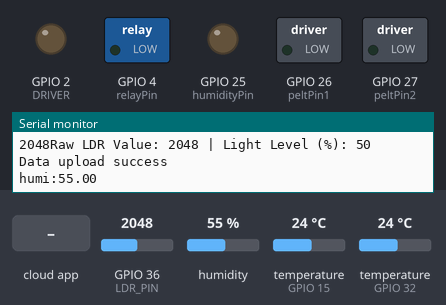
The sketch below on a simulated ESP32. Shown: switched loads named in the sketch (green lamp = pin HIGH), output pins drawn as LEDs (lit = HIGH), the last lines printed to the serial monitor. The test bench sets the inputs (shaded band); at power-on: temperature (sensors on GPIO 32, GPIO 15) 24 °C, GPIO 36 (LDR_PIN) = 2048, humidity 55 %. WiFi joins after 1.5 s; servers stay silent unless stated.

Above: at 2.8 s.
2.9 s: the phone or cloud app sets atomizer to 1
At 3.4 s:
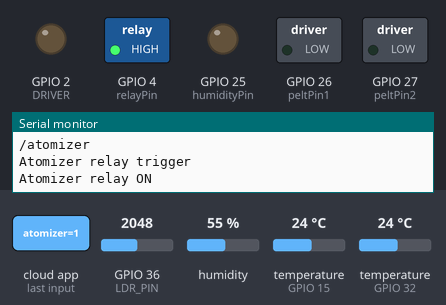
4.4 s: the phone or cloud app sets light to 1
At 5.6 s:
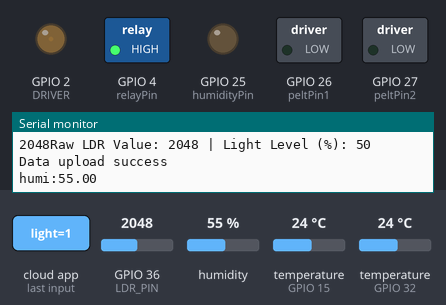
5.9 s: the phone or cloud app sets humidity to 1
At 6.9 s:
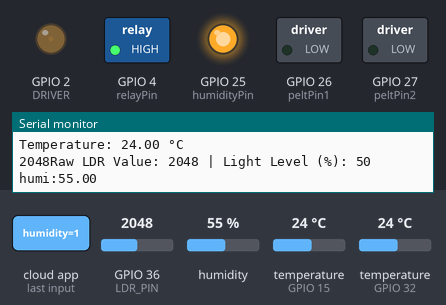
7.4 s: the phone or cloud app sets pelter to 1
At 8.0 s:
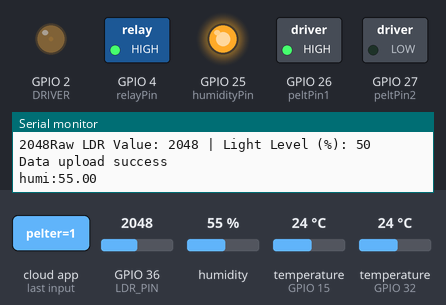
9.0 s: the phone or cloud app sets automatic to 1
At 10.4 s:
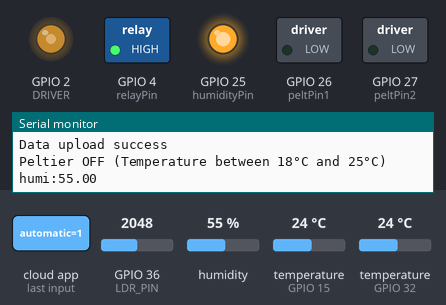
10.7 s: temperature (sensor on GPIO 32) set to 19 °C
12.2 s: temperature (sensor on GPIO 32) set to 16 °C
At 13.3 s:
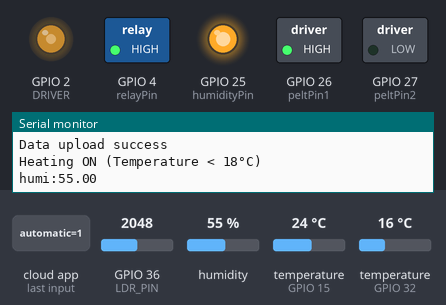
Timing chart, 0 to 15.2 s (numbered marks = the images above; inputs shaded):
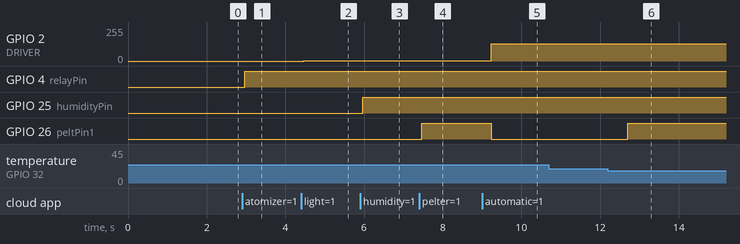

Measured:
- the behaviour switches between 18 and 17 °C on temperature (sensor on GPIO 32) (found by bisection; images 5 and 6)
- after the input at 2.9 s, GPIO 4 (relayPin): LOW → HIGH after 0.07 s
- after the input at 4.4 s, GPIO 2 (DRIVER): 0/255 → 1/255 after 0.07 s
- after the input at 5.9 s, GPIO 25 (humidityPin): LOW → HIGH after 0.07 s
- after the input at 7.4 s, GPIO 26 (peltPin1): LOW → HIGH after 0.07 s
- after the input at 9.0 s, GPIO 2 (DRIVER): 1/255 → 128/255 after 0.23 s; GPIO 26 (peltPin1): HIGH → LOW after 0.23 s
- after the input at 12.2 s, GPIO 26 (peltPin1): LOW → HIGH after 0.51 s

The sketch:

esp.ino
```cpp
#include <Arduino.h>
#include <WiFi.h>
#include <FirebaseESP32.h>
#include <addons/TokenHelper.h>
#include <addons/RTDBHelper.h>
#include <DFRobot_DHT11.h>
#include <OneWire.h>
#include <DallasTemperature.h>

#define WIFI_SSID "Autobonics_4G"
#define WIFI_PASSWORD "autobonics@27"
#define API_KEY "AIzaSyBDDbroHrarzRo0IBZx-aMlppXWDiV57IE"              // Add API key here
#define DATABASE_URL "https://kart-d23e9-default-rtdb.firebaseio.com"         // Add database URL here
#define USER_EMAIL "device@gmail.com"
#define USER_PASSWORD "12345678"

#define DHT11_PIN 15
#define LDR_PIN 36
#define relayPin 4
#define DRIVER 2       //For connecting LED
#define oneWireBus 32   //Temperature
#define humidityPin 25
#define peltPin1 26      //Different mode pins
#define peltPin2 27     //Different mode pins


// Firebase objects
FirebaseData fbdo;
FirebaseAuth auth;
FirebaseConfig config;
FirebaseData stream;


//Humidity
DFRobot_DHT11 DHT;

//temperature
// Create a OneWire instance
OneWire oneWire(oneWireBus);
// Pass the OneWire instance to DallasTemperature
DallasTemperature tempSensor(&oneWire);


String uid;
String path;

//

//DHT11
float humidity = 0;
float temperature = 0;

//LDR VALUE
int lightLevel = 0;
int ldrValue = 0;
int value = 0;

//mode
int modeValue = 0;

//Realy - atomizer
bool relayState = false;       // Current state of the relay
unsigned long timer = 0;       // Keeps track of time
int onTime = 60000;            // Relay ON time in milliseconds (60 seconds)
int offTime = 180000;          // Relay OFF time in milliseconds (240 seconds)

float minTemperature = 18;
float maxTemperature = 25;

//automatic
bool automaticStatus = false;

// void streamCallback(StreamData data) {
//   Serial.println("NEW DATA!");

//   String p = data.dataPath();
//   Serial.println(p);
//   printResult(data);  // see addons/RTDBHelper.h

//   FirebaseJson json = data.jsonObject();
//   FirebaseJsonData atomizer;
//   FirebaseJsonData automatic;
//   FirebaseJsonData humidity;
//   FirebaseJsonData light;
//   FirebaseJsonData pelter;
//   FirebaseJsonData mode;

//   // Check if the "data" field contains a boolean value
//   json.get(atomizer, "atomizer");
//   json.get(automatic, "automatic");
//   json.get(humidity, "humidity");
//   json.get(light, "light");
//   json.get(pelter, "pelter");
//   json.get(mode, "mode");

// if (mode.success){
//   modeValue =  mode.to<int>();
// }

//  if (pelter.success) {
//     bool pelterValue= pelter.to<bool>();
//     if (pelterValue) {
//       peltierON(); // Turn relay ON
//     } else {
//       peltierOFF(); // Turn relay OFF
//     }
//   }


//   if (light.success) {
//     int lightValue= light.to<int>();
//     controlLight(lightValue);
//   }


//   if (humidity.success) {
//     bool humidityValue= humidity.to<bool>();
//     if (humidityValue) {
//       digitalWrite(humidityPin, HIGH); // Turn relay ON
//       Serial.println("DC FAN ON");
//     } else {
//       digitalWrite(humidityPin, LOW); // Turn relay OFF
//       Serial.println("DC FAN OFF");
//     }
//   }


//   if (atomizer.success) {
//     Serial.println("Atomizer relay triger");
//     bool atomizerValue = atomizer.to<bool>();
//     if (atomizerValue) {
//       digitalWrite(relayPin, HIGH); // Turn relay ON
//       Serial.println("Atomizer relay ON");
//     } else {
//       digitalWrite(relayPin, LOW); // Turn relay OFF
//       Serial.println("Atomizer relay OFF");
//     }
//   }


//   if (automatic.success) {
//     automaticStatus = automatic.to<bool>();
// }
// }

void streamCallback(StreamData data) {
  Serial.println("NEW DATA!");
  String path = data.dataPath();
  Serial.println(path);

  // Handle specific paths
  if (path == "/atomizer") {
    bool atomizerValue = data.boolData();
    Serial.println("Atomizer relay trigger");
    if (atomizerValue) {
      digitalWrite(relayPin, HIGH);
      Serial.println("Atomizer relay ON");
    } else {
      digitalWrite(relayPin, LOW);
      Serial.println("Atomizer relay OFF");
    }
  }
  else if (path == "/light") {
    int lightValue = data.intData();
    controlLight(lightValue);
    Serial.println("Light set to: " + String(lightValue));
  }
  else if (path == "/humidity") {
    bool humidityValue = data.boolData();
    digitalWrite(humidityPin, humidityValue ? HIGH : LOW);
    Serial.println("DC FAN " + String(humidityValue ? "ON" : "OFF"));
  }
  else if (path == "/pelter") {
    bool pelterValue = data.boolData();
    if (pelterValue) {
      peltierON();
      Serial.println("Peltier ON");
    } else {
      peltierOFF();
      Serial.println("Peltier OFF");
    }
  }
  else if (path == "/mode") {
    modeValue = data.intData();
    Serial.println("Mode set to: " + String(modeValue));
  }
  else if (path == "/automatic") {
    automaticStatus = data.boolData();
    Serial.println("Automatic mode: " + String(automaticStatus ? "ON" : "OFF"));
  }
}


void streamTimeoutCallback(bool timeout) {
  if (timeout) {
    Serial.println("Stream timed out, resuming...\n");
  }

  if (!stream.httpConnected()) {
    Serial.printf("error code: %d, reason: %s\n\n", stream.httpCode(), stream.errorReason().c_str());
  }
}


unsigned long sendDataPrevMillis = 0;


void firebaseSetup(){
  WiFi.begin(WIFI_SSID, WIFI_PASSWORD);
  Serial.print("Connecting to Wi-Fi");
  while (WiFi.status() != WL_CONNECTED) {
    Serial.print(".");
    delay(300);
  }
  Serial.println("\nConnected with IP: " + WiFi.localIP().toString());

  // Firebase setup
  Serial.printf("Firebase Client v%s\n\n", FIREBASE_CLIENT_VERSION);
  config.api_key = API_KEY;
  auth.user.email = USER_EMAIL;
  auth.user.password = USER_PASSWORD;
  config.database_url = DATABASE_URL;
  config.token_status_callback = tokenStatusCallback;

  Firebase.begin(&config, &auth);
  Firebase.reconnectWiFi(true);
  fbdo.setResponseSize(2048);

  // Getting the user UID
  Serial.println("Getting User UID...");
  while ((auth.token.uid) == "") {
    Serial.print('.');
    delay(1000);
  }
  uid = auth.token.uid.c_str();
  Serial.println("User UID: " + uid);
  path = "devices/" + uid + "/reading";

  if (!Firebase.beginStream(stream, "devices/" + uid + "/data")) {
    Serial.printf("Stream begin error, %s\n\n", stream.errorReason().c_str());
  }
  Firebase.setStreamCallback(stream, streamCallback, streamTimeoutCallback);
}

void setup() {
  Serial.begin(115200);
  pinMode(humidityPin, OUTPUT);
  pinMode(peltPin1,OUTPUT);
  pinMode(peltPin2,OUTPUT);
  pinMode(DRIVER, OUTPUT);
  tempSensor.begin();
  firebaseSetup();
  pinMode(relayPin, OUTPUT);   // Set relay pin as output
  digitalWrite(relayPin, LOW); // Start with relay OFF
  timer = millis();            // Initialize the timer
}


void loop() {
   readHumidity();
   readtemperature();
   readLightIntensity();
   update();
   if (automaticStatus){
    automaticControl();
   }
}

void readHumidity(){  //assign current humidity to : humidity
  DHT.read(DHT11_PIN);
  humidity = DHT.humidity;
  Serial.print("humi:");
  Serial.println(humidity);
}

void readtemperature(){
  tempSensor.requestTemperatures();

 // Get the temperature in Celsius and print it
 temperature = tempSensor.getTempCByIndex(0);
 Serial.print("Temperature: ");
 Serial.print(temperature);
 Serial.println(" °C");
}

void readLightIntensity(){ //use lightLevel for updating to firebase and ldrValue for current analog value
   // Read the analog value from the LDR module
  ldrValue = analogRead(LDR_PIN);
  Serial.print(ldrValue);
  // Map the value to a 0-100 scale for easier interpretation (optional)
  lightLevel = map(ldrValue, 0, 4095, 100, 0);

  // Print the raw and scaled LDR values
  Serial.print("Raw LDR Value: ");
  Serial.print(ldrValue);
  Serial.print(" | Light Level (%): ");
  Serial.println(lightLevel);
}


void update() {
  if (Firebase.ready() && (millis() - sendDataPrevMillis > 2000)) {
    sendDataPrevMillis = millis();
    FirebaseJson json;
    json.set("humidity",humidity);
    json.set("temperature",temperature);
    json.set("light", lightLevel);
    json.set(F("ts/.sv"), F("timestamp"));
    Serial.printf("Data upload %s\n",Firebase.setJSON(fbdo, path.c_str(), json) ? "success" : fbdo.errorReason().c_str());
  }
}

void controlLight(int pwm) {
 analogWrite(DRIVER,pwm);
}
void atomizer(){
  unsigned long currentTime = millis(); // Get the current time

  if (relayState && (currentTime - timer >= onTime)) {
    // Turn relay OFF after being ON for 'onTime'
    digitalWrite(relayPin, LOW);
    relayState = false;
    timer = currentTime;       // Reset the timer
    Serial.println("Relay is OFF");
  }

  if (!relayState && (currentTime - timer >= offTime)) {
    // Turn relay ON after being OFF for 'offTime'
    digitalWrite(relayPin, HIGH);
    relayState = true;
    timer = currentTime;       // Reset the timer
    Serial.println("Relay is ON");
  }
}
void automatedlight()
{
  value =map(ldrValue,0,4095,255,0);
  controlLight(value);
}
void heat() {
    digitalWrite(peltPin2, LOW);
    digitalWrite(peltPin1, HIGH);
}

void cool() {
    digitalWrite(peltPin2, HIGH);
    digitalWrite(peltPin1, LOW);
}

void automaticControl(){
  atomizer();
  automatedlight();
  if (temperature < minTemperature) {
    heat();           // Turn on heating if temperature is below 18°C
    Serial.println("Heating ON (Temperature < 18°C)");
  } else if (temperature > maxTemperature) {
    cool();           // Turn on cooling if temperature is above 25°C
    Serial.println("Cooling ON (Temperature > 25°C)");
  } else {
    peltierOFF();     // Turn off Peltier if temperature is between 18°C and 25°C
    Serial.println("Peltier OFF (Temperature between 18°C and 25°C)");
  }
}

void peltierOFF(){
   digitalWrite(peltPin2, LOW);
    digitalWrite(peltPin1, LOW);
}

void peltierON(){
  if (modeValue == 0){
    heat();
  }else{
    cool();
  }
}
```
